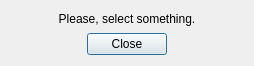
<?xml version="1.0" encoding="UTF-8"?>
<ui version="4.0">
 <class>SelectSomething</class>
 <widget class="QDialog" name="SelectSomething">
  <property name="geometry">
   <rect>
    <x>0</x>
    <y>0</y>
    <width>254</width>
    <height>66</height>
   </rect>
  </property>
  <property name="windowTitle">
   <string>Nothing selected</string>
  </property>
  <layout class="QVBoxLayout" name="verticalLayout_2">
   <item>
    <layout class="QVBoxLayout" name="verticalLayout">
     <item>
      <widget class="QLabel" name="label">
       <property name="text">
        <string>Please, select something.</string>
       </property>
       <property name="alignment">
        <set>Qt::AlignCenter</set>
       </property>
      </widget>
     </item>
     <item>
      <layout class="QHBoxLayout" name="horizontalLayout">
       <item>
        <spacer name="horizontalSpacer">
         <property name="orientation">
          <enum>Qt::Horizontal</enum>
         </property>
         <property name="sizeHint" stdset="0">
          <size>
           <width>40</width>
           <height>20</height>
          </size>
         </property>
        </spacer>
       </item>
       <item>
        <widget class="QPushButton" name="pushButton">
         <property name="text">
          <string>Close</string>
         </property>
        </widget>
       </item>
       <item>
        <spacer name="horizontalSpacer_2">
         <property name="orientation">
          <enum>Qt::Horizontal</enum>
         </property>
         <property name="sizeHint" stdset="0">
          <size>
           <width>40</width>
           <height>20</height>
          </size>
         </property>
        </spacer>
       </item>
      </layout>
     </item>
    </layout>
   </item>
  </layout>
 </widget>
 <resources/>
 <connections>
  <connection>
   <sender>pushButton</sender>
   <signal>clicked()</signal>
   <receiver>SelectSomething</receiver>
   <slot>accept()</slot>
   <hints>
    <hint type="sourcelabel">
     <x>113</x>
     <y>44</y>
    </hint>
    <hint type="destinationlabel">
     <x>200</x>
     <y>45</y>
    </hint>
   </hints>
  </connection>
 </connections>
</ui>
